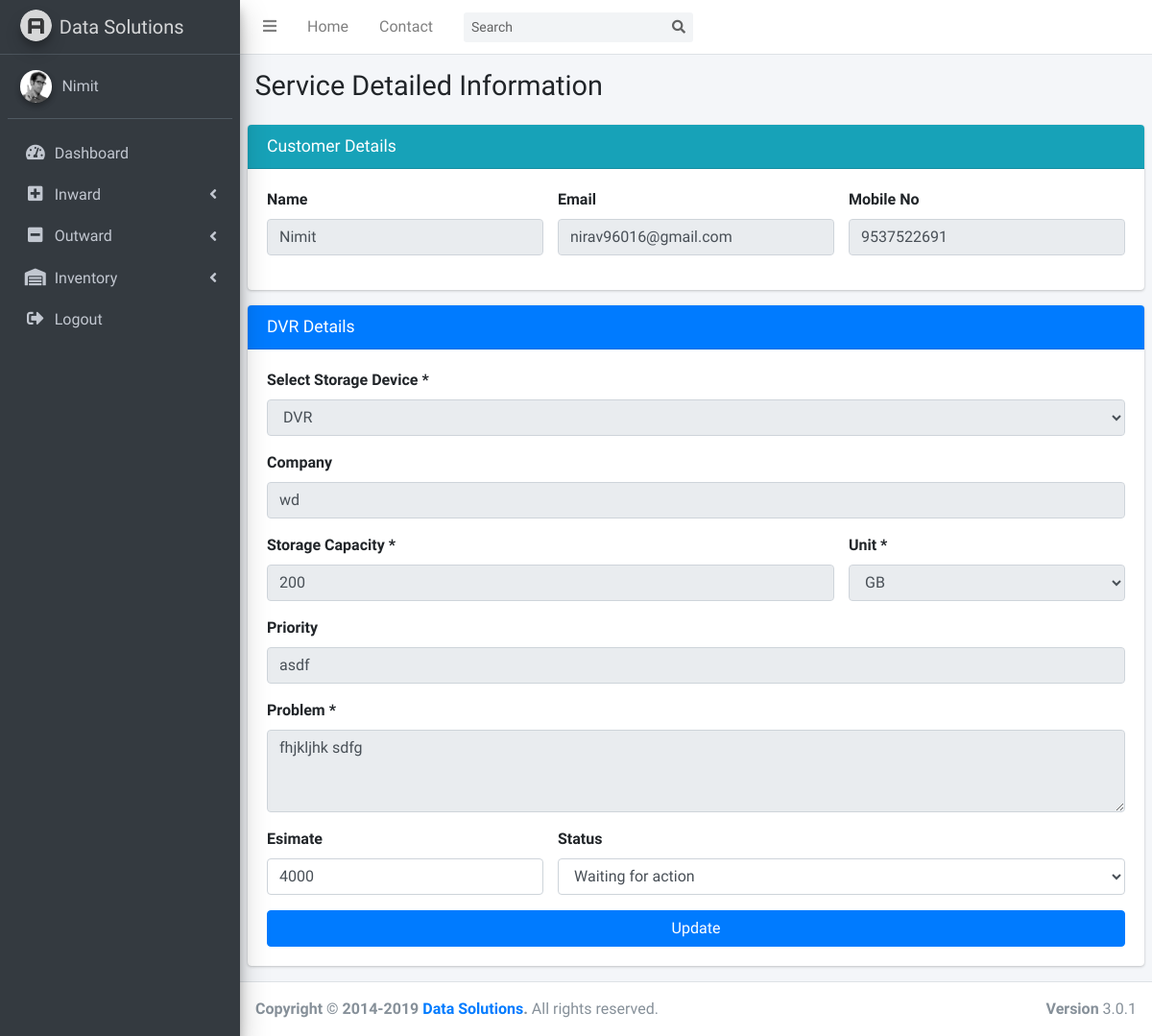
The app's page /viewStorageDeviceDetails.php?customerId=3&id=1&type=dvr (signed in) with its own data.
### tables this page shows
CREATE TABLE `customer` (
  `id` int(10) UNSIGNED NOT NULL,
  `name` varchar(64) NOT NULL,
  `email` varchar(64) NOT NULL,
  `phone` varchar(10) NOT NULL
);

CREATE TABLE `dvr` (
  `id` int(10) UNSIGNED NOT NULL,
  `customer_id` int(10) UNSIGNED NOT NULL,
  `company` varchar(64) NOT NULL,
  `storage_capacity` mediumint(9) NOT NULL,
  `storage_unit` varchar(3) NOT NULL,
  `priority` varchar(64) NOT NULL,
  `problem` text NOT NULL,
  `estimate` int(11) NOT NULL,
  `status` tinyint(4) NOT NULL,
  `inward` timestamp NOT NULL DEFAULT current_timestamp(),
  `outward` timestamp NULL DEFAULT NULL,
  `returned` tinyint(4) NOT NULL
);

### viewStorageDeviceDetails.php (the view, shortened to what this page needs)
<?php
include('includes/connection.php');
if ($_SERVER["REQUEST_METHOD"] == "GET") {
    $id = $_GET['id'];
    $customerId = $_GET['customerId'];
    $type = $_GET['type'];
}
?>
<!DOCTYPE html>
<html>
<head>
  <link rel="stylesheet" href="plugins/fontawesome-free/css/all.min.css">
  <link rel="stylesheet" href="https://code.ionicframework.com/ionicons/2.0.1/css/ionicons.min.css">
  <link rel="stylesheet" href="plugins/datatables-bs4/css/dataTables.bootstrap4.css">
  <link rel="stylesheet" href="dist/css/adminlte.min.css">
</head>
<body class="hold-transition sidebar-mini">
<div class="wrapper">
  <?php include('includes/menu.php'); ?>
  <div class="content-wrapper">
    <section class="content-header">
      <div class="container-fluid">
        <div class="row mb-2">
          <div class="col-sm-6">
            <h1>Service Detailed Information</h1>
          </div>
          <div class="col-sm-6">
          </div>
        </div>
      </div>
    </section>
    <section class="content">
      <div class="row">
        <div class="col-12">
          <div class="card card-info">
            <div class="card-header">
              <h3 class="card-title">Customer Details</h3>
            </div>
            <div class="card-body">
                <form class="">
                    <div class="row">
                        <?php
                            $sql = "SELECT name,email,phone FROM customer WHERE id='$customerId'";
                            $result = mysqli_query($con, $sql);
        					if (mysqli_num_rows($result) > 0) {
        						$row = mysqli_fetch_assoc($result);
                        ?>
                        <div class="col-4">
                            <div class="form-group">
                                <label for="userName">Name</label>
                                <input type="text" class="form-control" value="<?php echo $row['name']; ?>" disabled>
                            </div>
                        </div>
                        <div class="col-4">
                            <div class="form-group">
                                <label for="email">Email</label>
                                <input type="email" class="form-control" value="<?php echo $row['email']; ?>" disabled>
                            </div>
                        </div>
                        <div class="col-4">
                            <div class="form-group">
                                <label for="mobileNo">Mobile No</label>
                                <input type="text" class="form-control" value="<?php echo $row['phone']; ?>" disabled>
                            </div>
                        </div>
                        <?php
                            }
                            else {
                                echo "Invalid Customer Id - No data found !";
                            }
                        ?>
                    </div>
                </form>
            </div>
          </div>
        </div>
        <div class="col-12">
          <div class="card card-primary">
            <div class="card-header">
              <h3 class="card-title">DVR Details</h3>
            </div>
            <div class="card-body">
                <?php
                    $sql = "";
                    if ($type=="harddisk") {
                        $sql = "SELECT * FROM harddisk WHERE id='$id'";
                    }
                    else if ($type=="pendrive") {
                        $sql = "SELECT * FROM pendrive WHERE id='$id'";
                    }
                    else if ($type=="memorycard") {
                        $sql = "SELECT * FROM memorycard WHERE id='$id'";
                    }
                    else if ($type=="dvr") {
                        $sql = "SELECT * FROM dvr WHERE id='$id'";
                    }
                    $result = mysqli_query($con, $sql);
                    if (mysqli_num_rows($result) > 0) {
                        $row = mysqli_fetch_assoc($result);
                ?>
                <div class="form-group">
                    <label>Select Storage Device *</label>
                    <select class="form-control" disabled>
                        <option <?php if ($type=="dvr") echo "selected"; else echo ""; ?>>DVR</option>
                    </select>
                </div>
                <div class="form-group">
                  <label for="company">Company</label>
                  <input type="text" class="form-control" value="<?php echo $row['company']; ?>" disabled>
                </div>
                <div class="row">
                    <div class="col-8">
                        <div class="form-group">
                            <label for="storageCapacity">Storage Capacity *</label>
                            <input type="text" class="form-control" value="<?php echo $row['storage_capacity']; ?>" disabled>
                        </div>
                    </div>
                    <div class="col-4">
                        <div class="form-group">
                            <label>Unit *</label>
                            <select class="form-control" name="storageUnit" disabled>
                                <option <?php if ($row['storage_unit']=="GB") echo "selected"; else echo ""; ?>>GB</option>
                            </select>
                        </div>
                    </div>
                </div>
                <div class="form-group">
                    <label for="priority">Priority</label>
                    <input type="text" class="form-control" value="<?php echo $row['priority'] ?>" disabled>
                </div>
                <div class="form-group">
                    <label>Problem *</label>
                    <textarea class="form-control" rows="3" disabled><?php echo $row['problem'] ?></textarea>
                </div>
                <form action="updateStorageDeviceStatus.php" method="POST">
                    <div class="row">
                        <div class="col-4">
                            <div class="form-group">
                                <label for="company">Esimate</label>
                                <input type="text" class="form-control" name="estimate" value="<?php echo $row['estimate'] ?>">
                            </div>
                        </div>
                        <div class="col-8">
                            <div class="form-group">
                                <label>Status</label>
                                <select class="form-control" name="status" value="<?php echo $row['status']?>" required>
                                    <?php
                                        $sqlStatus = "SELECT title FROM status";
                                        $result = mysqli_query($con,$sqlStatus);
                                        if(mysqli_num_rows($result)>0){
                                            while ($row2 = mysqli_fetch_assoc($result)) {
                                            ?>
                                                <option value="<?php echo $row2['title']; ?>" <?php if ($row2['title']==$row['status']) echo "selected"; else echo ""; ?> ><?php echo $row2['title']; ?></option>
                                            <?php
                                            }
                                        }
                                    ?>
                                </select>
                            </div>
                        </div>
                    </div>
                    <button type="submit" class="btn btn-primary btn-block" name="submit">Update</button>
                </form>
                <?php
                    }
                    else {
                        echo "No data found !";
                    }
                ?>
            </div>
          </div>
        </div>
      </div>
    </section>
  </div>
  <footer class="main-footer">
    <div class="float-right d-none d-sm-block">
      <b>Version</b> 3.0.1
    </div>
    <strong>Copyright &copy; 2014-2019 <a href="">Data Solutions</a>.</strong> All rights
    reserved.
  </footer>
</div>
</body>
</html>

### records on screen
customer: name "Nimit", email "nirav96016@gmail.com", phone "9537522691"
dvr: company "wd", storage_capacity "200", storageUnit "GB", priority "asdf", problem "fhjkljhk sdfg", estimate "4000"

### other values on screen
$_SESSION['adminName'] "Nimit"
form field status "Waiting for action"
